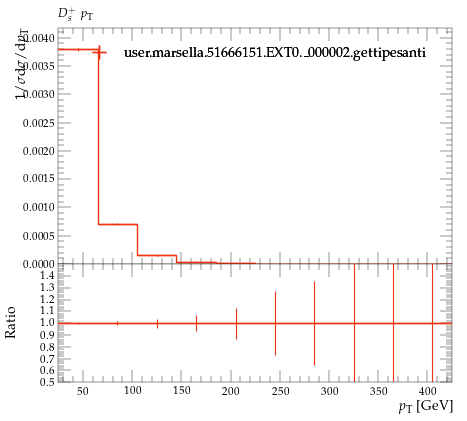

Here is the Python script that generated this plot:
#! /usr/bin/env python

# This Python script was auto-generated using YODA v2.0.2.
# Analysis object: /MC_HFDECAYS/DSPLUS_pT
# Timestamp: 24-07-2026 (16:40:05)

import matplotlib as mpl
import matplotlib.pyplot as plt
mpl.use('Agg') # comment out for interactive use
import os
import numpy as np

plotDir = os.path.split(os.path.realpath(__file__))[0]
if 'YODA_USER_PLOT_PATH' in globals():
    plot_outdir = globals()['YODA_USER_PLOT_PATH']
else:
    plot_outdir = plotDir

#plot style
plt.style.use(os.path.join(plotDir, '../default.mplstyle'))
# plot metadata
figW, figH = plt.rcParams['figure.figsize']
ax_xLabel = r'$p_\mathrm{T}$ [GeV]'
ax_yLabel = r'$1/\sigma \mathrm{d}\sigma/\mathrm{d}p_\mathrm{T}$'
ax_title  = r'$D^+_s$ $p_\mathrm{T}$'
ax_xScale = 'linear'
ax_yScale = 'linear'
xLims = (25.0, 425.0)
yLims = (0.0, 0.0041725431)

# TeX-friendly labels for the legend
labels = {
    'legend' : ([ r"user.marsella.51666151.EXT0.\_000002.gettipesanti" ], r""),
}

# Adjust canvas width and height
canvasW = 10.0
canvasH = 9.0
figW *= canvasW/10.
figH *= canvasH/9.

# Create figure and axis objects
fig, (ax, ratio0_ax) = plt.subplots(2, 1, sharex=True,
                  figsize=(figW,figH), gridspec_kw={'height_ratios': (6.0, 3.0)})

# Set figure margins
plt.subplots_adjust(
    left   = 1.0 * plt.rcParams['figure.subplot.left'],
    right  = 1.0 * plt.rcParams['figure.subplot.right'],
    top    = 1.0 * plt.rcParams['figure.subplot.top'],
    bottom = 1.0 * plt.rcParams['figure.subplot.bottom'])

ratio0_ax.yaxis.set_major_locator(mpl.ticker.MultipleLocator(0.1))
ratio0_ax.set_ylim(0.5, 1.4999)
ratio0_ax.set_ylabel('Ratio')

# the numerical data is stored in a separate file
dataf = dict()
prefix = os.path.split(__file__)[0]
if prefix:    prefix = prefix + '/'
exec(open(prefix+'DSPLUS_pT__data.py').read(), dataf)


legend_handles = dict() # keep track of handles for the legend

# style options for curves
# starts at zorder>=5 to draw curve on top of legend
styles = {
  'user.marsella.51666151.EXT0._000002.gettipesanti.yoda.gz': {
    'color' : '#EE3311',
    'linestyle' : '-',
    'linewidth' : 1,
    'marker' : 'none',
    'markersize' : 2,
    'capsize' : 0.0,
    'zorder' : 5,
    'histstyle' : 1,
    'drawstyle' : 'steps-pre',
    'xerrorbars' : 1,
    'yerrorbars' : 1,
    'fillcolor' : None,
    'fillopacity' : 1.0,
    'ratio0_linestyle' : '-',
    'ratio0_linewidth' : 1,
    'ratio0_marker' : 'none',
    'ratio0_markersize' : 2,
    'ratio0_capsize' : 0.0,
    'ratio0_zorder' : 5,
    'ratio0_histstyle' : 1,
    'ratio0_drawstyle' : 'steps-pre',
    'ratio0_xerrorbars' : 1,
    'ratio0_yerrorbars' : 1,
  },
}

# curve from input yoda files in main panel
for label, yvals in dataf['yvals'].items():
    if all(np.isnan(v) for v in dataf['yvals'][label]):
        continue
    tmp = None
    if styles[label]['histstyle']: # draw as histogram
        xpos = dataf['xedges'][label] if styles[label]['drawstyle'] else dataf['xpoints'][label]
        ypos = np.insert(yvals, 0, yvals[0]) if styles[label]['drawstyle'] else yvals
        if styles[label]['fillcolor']: # fill area below curve
            ax.fill_between(xpos, ypos, step='pre',
                            color=styles[label]['fillcolor'],
                            alpha=styles[label]['fillopacity'])
        tmp, = ax.plot(xpos, ypos,
                       color=styles[label]['color'],
                       linestyle=styles[label]['linestyle'],
                       linewidth=styles[label]['linewidth'],
                       drawstyle=styles[label]['drawstyle'], solid_joinstyle='miter',
                       zorder=styles[label]['zorder'], label=label)
    tmp = ax.errorbar(dataf['xpoints'][label], yvals,
                      xerr=np.array(dataf['xerrs'][label])*styles[label]['xerrorbars'],
                      yerr=np.array(dataf['yerrs'][label])*styles[label]['yerrorbars'],
                      fmt=styles[label]['marker'], capsize=styles[label]['capsize'],
                      markersize=styles[label]['markersize'],
                      ecolor=styles[label]['color'],
                      color=styles[label]['color'], zorder=styles[label]['zorder'])
    tmp[-1][0].set_linestyle(styles[label]['linestyle'])
    tmp[-1][0].set_linewidth(styles[label]['linewidth'])
    if label in dataf['add_legend_handle']:  legend_handles[label] = tmp
    for varLabel in dataf['variation_yvals'].keys():
        if varLabel.startswith(label):
            tmp, = ax.plot(dataf['xedges'][label], dataf['variation_yvals'][varLabel],
                           color=styles[label]['color'],
                           linestyle=styles[label]['linestyle'],
                           linewidth=styles[label]['linewidth'],
                           drawstyle='steps-pre', solid_joinstyle='miter',
                           zorder=styles[label]['zorder'], alpha=0.5)


# plots on ratio panel
# curve from input yoda files in ratio panel
for label, yvals in dataf['ratio0_yvals'].items():
    if all(np.isnan(v) for v in yvals):
        continue
    if styles[label]['ratio0_histstyle']: # plot as histogram
        xpos = dataf['xedges']['user.marsella.51666151.EXT0._000002.gettipesanti.yoda.gz'] if styles[label]['ratio0_drawstyle'] else dataf['xpoints']['user.marsella.51666151.EXT0._000002.gettipesanti.yoda.gz']
        ypos = np.insert(yvals, 0, yvals[0]) if styles[label]['ratio0_drawstyle'] else yvals
        ratio0_ax.plot(xpos, ypos,
                       color=styles[label]['color'],
                       linewidth=styles[label]['linewidth'],
                       linestyle=styles[label]['ratio0_linestyle'],
                       drawstyle=styles[label]['ratio0_drawstyle'], zorder=styles[label]['zorder'],
                       solid_joinstyle='miter')
    tmp = ratio0_ax.errorbar(dataf['xpoints']['user.marsella.51666151.EXT0._000002.gettipesanti.yoda.gz'], yvals,
                             xerr=np.array(dataf['ref_xerrs'])*styles[label]['ratio0_xerrorbars'],
                             yerr=np.array(dataf['ratio0_yerrs'][label])*styles[label]['ratio0_yerrorbars'],
                             fmt=styles[label]['ratio0_marker'], capsize=styles[label]['ratio0_capsize'],
                             markersize=styles[label]['ratio0_markersize'],
                             ecolor=styles[label]['color'],
                             color=styles[label]['color'])
    tmp[-1][0].set_linestyle(styles[label]['ratio0_linestyle'])
    tmp[-1][0].set_linewidth(styles[label]['ratio0_linewidth'])

    for varlabel in dataf['ratio0_variation_vals'].keys():
        if varlabel.startswith(label):
            ratio0_ax.plot(dataf['xedges']['user.marsella.51666151.EXT0._000002.gettipesanti.yoda.gz'],
                            dataf['ratio0_variation_vals'][varlabel],
                            color=styles[label]['color'],
                            linestyle=styles[label]['linestyle'],
                            linewidth=styles[label]['linewidth'],
                            drawstyle='steps-pre', solid_joinstyle='miter',
                            zorder=1, alpha=0.5)

legend_items = list(legend_handles.values())
ax.add_artist(ax.legend(legend_items,
                        labels['legend'][0],
                        title=labels['legend'][1],
                        alignment='left',
                        loc='upper center',
                        bbox_to_anchor=(0.5, 0.97)))

# set plot metadata as defined above
ratio0_ax.set_xlabel(ax_xLabel)
ratio0_ax.xaxis.set_label_coords(1., -0.15)
ax.set_ylabel(ax_yLabel, ha='right', va='top')
ax.yaxis.set_label_coords(-0.11, 1.0)
ax.set_title(ax_title, loc='left')
ax.set_xscale(ax_xScale)
ax.set_yscale(ax_yScale)
ax.set_xlim(xLims)
ax.set_ylim(yLims)

# tick formatting
plt.rcParams['xtick.top'] = True
plt.rcParams['ytick.right'] = True
fig.align_ylabels((ax, ratio0_ax))
plt.savefig(os.path.join(plot_outdir, 'DSPLUS_pT.pdf'), format='PDF')
plt.savefig(os.path.join(plot_outdir, 'DSPLUS_pT.png'), format='PNG')

plt.close(fig)
